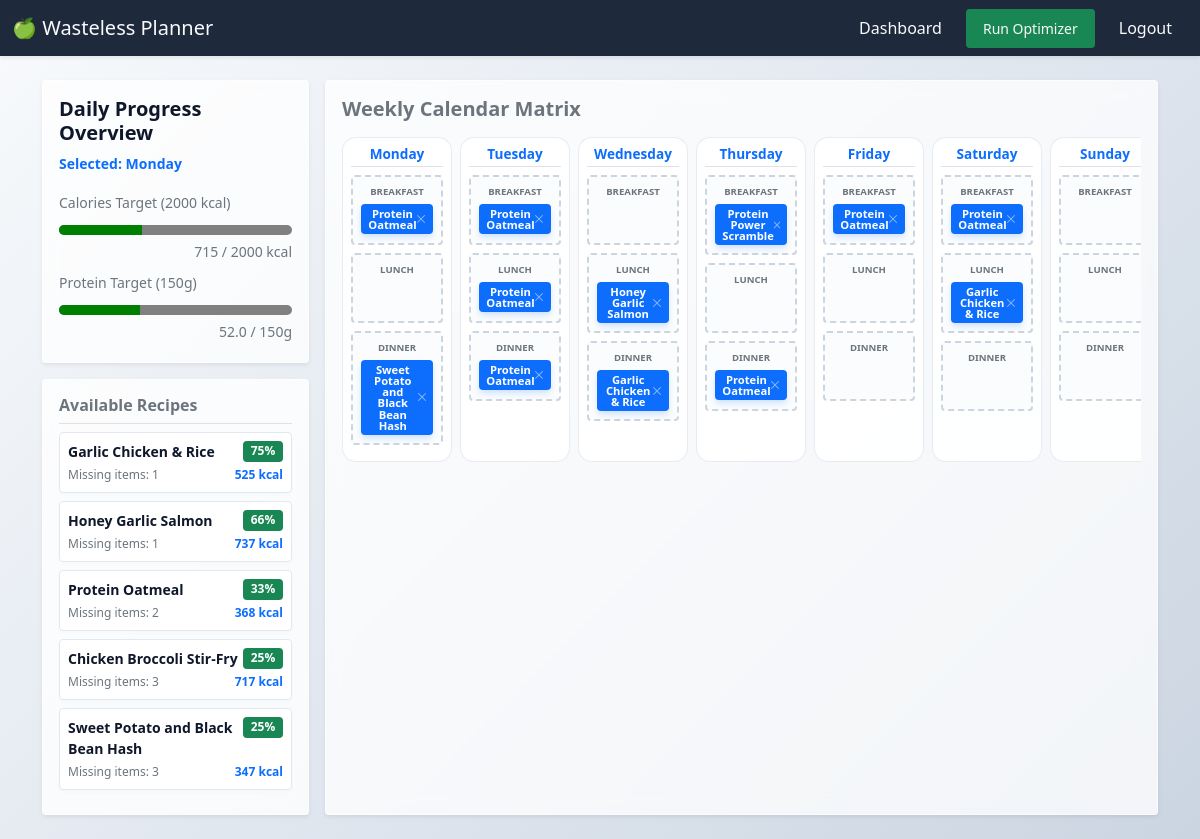
The app's page / (signed in), older data.
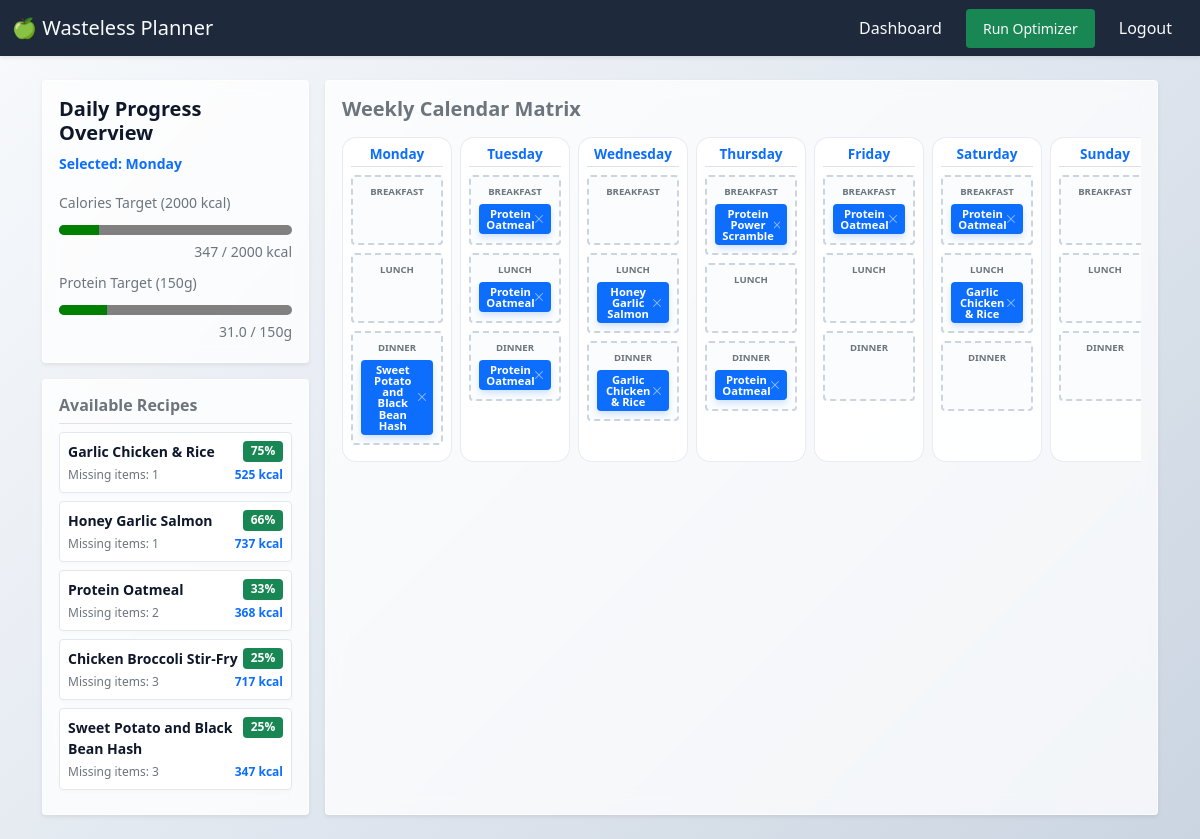
The same page, newer data.
### planner/models.py (models this page shows, shortened)
class Recipe(models.Model):
    title = models.CharField(max_length=200, unique=True)
    instructions = models.TextField()
    prep_time = models.IntegerField(help_text="Time in minutes", validators=[MinValueValidator(1)])
    calories = models.IntegerField(validators=[MinValueValidator(0)], default=0)
    protein = models.DecimalField(max_digits=5, decimal_places=1, default=0.0, help_text="in grams")
    carbs = models.DecimalField(max_digits=5, decimal_places=1, default=0.0, help_text="in grams")
    fat = models.DecimalField(max_digits=5, decimal_places=1, default=0.0, help_text="in grams")
    created_at = models.DateTimeField(auto_now_add=True)

class MealPlan(models.Model):
    MEAL_CHOICES = [
        ('Breakfast', 'Breakfast'),
        ('Lunch', 'Lunch'),
        ('Dinner', 'Dinner'),
    ]
    user = models.ForeignKey(User, on_delete=models.CASCADE, related_name="meal_plans")
    recipe = models.ForeignKey(Recipe, on_delete=models.CASCADE)
    date = models.DateField()
    meal_type = models.CharField(max_length=15, choices=MEAL_CHOICES, default='Dinner')
    class Meta:
        ordering = ['date']
        unique_together = ('user', 'date', 'meal_type')

### planner/views.py (the view)
# urls.py: path('', views.dashboard_view, name='dashboard'),
@login_required
def dashboard_view(request):
    user = request.user
    today = timezone.now().date()
    pantry_items = PantryItem.objects.filter(user=user).select_related('ingredient')
    user_stock = {}
    expiring_items = []
    seen_ingredients = set()
    for item in pantry_items:
        ing_id = item.ingredient.id
        if ing_id not in user_stock:
            user_stock[ing_id] = Decimal("0.00")
        user_stock[ing_id] += item.quantity
        try:
            days_left = item.days_until_expiration()
        except Exception:
            days_left = 99
        if days_left <= 3 and ing_id not in seen_ingredients:
            expiring_items.append(item)
            seen_ingredients.add(ing_id)
    all_recipes = Recipe.objects.prefetch_related('recipe_ingredients__ingredient')
    recommended_recipes = []
    for recipe in all_recipes:
        requirements = recipe.recipe_ingredients.all()
        if not requirements:
            continue
        matched_ingredients = 0
        total_ingredients_count = len(requirements)
        for req in requirements:
            req_ing_id = req.ingredient.id
            if req_ing_id in user_stock and user_stock[req_ing_id] >= req.quantity:
                matched_ingredients += 1
        match_percentage = int((matched_ingredients / total_ingredients_count) * 100)
        if match_percentage >= 25:
            recommended_recipes.append({
                "recipe": recipe,
                "match_percentage": match_percentage,
                "missing_count": total_ingredients_count - matched_ingredients
            })
    recommended_recipes = get_recommended_recipes(request.user)
    calendar_days = [
        {"code": "MON", "name": "Monday"},
        {"code": "TUE", "name": "Tuesday"},
        {"code": "WED", "name": "Wednesday"},
        {"code": "THU", "name": "Thursday"},
        {"code": "FRI", "name": "Friday"},
        {"code": "SAT", "name": "Saturday"},
        {"code": "SUN", "name": "Sunday"},
    ]
    daily_macros = {
        "MON": {"calories": 0, "protein": 0.0},
        "TUE": {"calories": 0, "protein": 0.0},
        "WED": {"calories": 0, "protein": 0.0},
        "THU": {"calories": 0, "protein": 0.0},
        "FRI": {"calories": 0, "protein": 0.0},
        "SAT": {"calories": 0, "protein": 0.0},
        "SUN": {"calories": 0, "protein": 0.0},
    }
    saved_meals = MealPlan.objects.filter(user=user).select_related('recipe')
    day_map = {0: "MON", 1: "TUE", 2: "WED", 3: "THU", 4: "FRI", 5: "SAT", 6: "SUN"}
    for plan in saved_meals:
        code = day_map.get(plan.date.weekday(), "MON")
        plan.date_code = code
        if plan.recipe:
            cals = getattr(plan.recipe, 'calories', 0) or 0
            prot = getattr(plan.recipe, 'protein', 0) or 0
            daily_macros[code]["calories"] += int(cals)
            daily_macros[code]["protein"] += int(prot)
    context = {
        "pantry_items": pantry_items,
        "expiring_items": expiring_items,
        "recommended_recipes": recommended_recipes[:6],  # Constrain UI view window to top 6 hits
        "today": today,
        "calendar_days": calendar_days,
        "saved_meals": saved_meals,
        "daily_macros": daily_macros,
        "mon_cals": daily_macros["MON"]["calories"],
        "mon_prot": daily_macros["MON"]["protein"],
    }
    return render(request, "planner/index.html", context)

### planner/models.py (called while the page is built)
    def days_until_expiration(self):
        delta = self.expiration_date - timezone.now().date()
        return delta.days

### planner/templates/planner/index.html (shortened to what the changed rows need)
{% extends "planner/layout.html" %}
{% block body %}
<div class="d-flex flex-nowrap row g-3">
    <aside class="col-12 col-md-4 col-lg-3" id="macro-summary-panel">
        <div class="card p-3 shadow-sm mb-3">
            <div class="mb-2">
                <label for="calories-progress" class="form-label mb-1 small text-muted">Calories Target (2000 kcal)</label>
                <progress id="calories-progress" class="w-100" value="{{ mon_cals }}" max="2000"></progress>
                <small class="text-muted d-block text-end" id="calories-text-value">{{ mon_cals }} / 2000 kcal</small>
            </div>
            <div class="mb-1">
                <label for="protein-progress" class="form-label mb-1 small text-muted">Protein Target (150g)</label>
                <progress id="protein-progress" class="w-100" value="{{ mon_prot }}" max="150"></progress>
                <small class="text-muted d-block text-end" id="protein-text-value">{{ mon_prot }} / 150g</small>
            </div>
        </div>
        <div class="card p-3 shadow-sm" id="recipe-pool">
            {% if recommended_recipes %}
                {% for item in recommended_recipes %}
                    <div class="recipe-card p-2 mb-2 border rounded bg-light"
                         draggable="true"
                         data-recipe-id="{{ item.recipe.id }}"
                         data-calories="{{ item.recipe.calories }}"
                         data-protein="{{ item.recipe.protein }}"
                         style="cursor: grab;">
                        <div class="d-flex justify-content-between align-items-start">
                            <strong class="text-dark small">{{ item.recipe.title }}</strong>
                            <span class="badge bg-success small">{{ item.match_percentage }}%</span>
                        </div>
                        <div class="text-muted mt-1 d-flex justify-content-between" style="font-size: 0.75rem;">
                            <span>Missing items: {{ item.missing_count }}</span>
                            <span class="text-primary fw-bold">{{ item.recipe.calories }} kcal</span>
                        </div>
                    </div>
                {% endfor %}
            {% else %}
                <p class="text-muted small text-center my-3">No recipe matches found (Min. 25% match required).</p>
            {% endif %}
        </div>
    </aside>
    <section class="col-12 col-md-8 col-lg-9" id="calendar-workspace">
        <div class="card p-3 shadow-sm h-100">
            <h2 class="h5 fw-bold mb-3 text-secondary">Weekly Calendar Matrix</h2>
            <div class="calendar-grid" style="display: grid; grid-template-columns: repeat(7, minmax(110px, 1fr)); gap: 0.5rem; overflow-x: auto;">
                {% for day in calendar_days %}
                <div class="calendar-day-column border rounded p-2 bg-white" data-day-code="{{ day.code }}" data-day-name="{{ day.name }}">
                    <h6 class="text-center text-primary border-bottom pb-1 fw-bold" style="font-size: 0.85rem;">{{ day.name }}</h6>
                    <div class="meal-slot border rounded p-2 my-2 bg-light text-center"
                         data-meal-type="Breakfast"
                         data-current-calories="{% for plan in saved_meals %}{% if plan.date_code == day.code and plan.meal_type == 'Breakfast' %}{{ plan.recipe.calories }}{% endif %}{% endfor %}"
                         data-current-protein="{% for plan in saved_meals %}{% if plan.date_code == day.code and plan.meal_type == 'Breakfast' %}{{ plan.recipe.protein }}{% endif %}{% endfor %}"
                         style="min-height: 70px;">
                        <small class="slot-label text-muted d-block fw-bold" style="font-size: 0.6rem;">BREAKFAST</small>
                        <div class="slot-occupied-zone mt-1">
                            {% for plan in saved_meals %}
                                {% if plan.date_code == day.code and plan.meal_type == "Breakfast" %}
                                    <span class="recipe-card badge bg-primary w-100 py-1 text-wrap d-flex justify-content-between align-items-center"
                                        draggable="true"
                                        data-recipe-id="{{ plan.recipe.id }}"
                                        data-calories="{{ plan.recipe.calories }}"
                                        data-protein="{{ plan.recipe.protein }}"
                                        style="cursor: grab; font-size: 0.7rem;">
                                        <strong class="text-white">{{ plan.recipe.title }}</strong>
                                        <button type="button" class="btn-close btn-close-white remove-meal-btn"
                                                aria-label="Remove"
                                                style="font-size: 0.5rem; padding: 0.2rem; cursor: pointer;"></button>
                                    </span>
                                {% endif %}
                            {% endfor %}
                        </div>
                    </div>
                    <div class="meal-slot border rounded p-2 my-2 bg-light text-center"
                         data-meal-type="Lunch"
                         data-current-calories="{% for plan in saved_meals %}{% if plan.date_code == day.code and plan.meal_type == 'Lunch' %}{{ plan.recipe.calories }}{% endif %}{% endfor %}"
                         data-current-protein="{% for plan in saved_meals %}{% if plan.date_code == day.code and plan.meal_type == 'Lunch' %}{{ plan.recipe.protein }}{% endif %}{% endfor %}"
                         style="min-height: 70px;">
                        <small class="slot-label text-muted d-block fw-bold" style="font-size: 0.6rem;">LUNCH</small>
                        <div class="slot-occupied-zone mt-1">
                            {% for plan in saved_meals %}
                                {% if plan.date_code == day.code and plan.meal_type == "Lunch" %}
                                    <span class="recipe-card badge bg-primary w-100 py-1 text-wrap d-flex justify-content-between align-items-center"
                                        draggable="true"
                                        data-recipe-id="{{ plan.recipe.id }}"
                                        data-calories="{{ plan.recipe.calories }}"
                                        data-protein="{{ plan.recipe.protein }}"
                                        style="cursor: grab; font-size: 0.7rem;">
                                        <strong class="text-white">{{ plan.recipe.title }}</strong>
                                        <button type="button" class="btn-close btn-close-white remove-meal-btn"
                                                aria-label="Remove"
                                                style="font-size: 0.5rem; padding: 0.2rem; cursor: pointer;"></button>
                                    </span>
                                {% endif %}
                            {% endfor %}
                        </div>
                    </div>
                    <div class="meal-slot border rounded p-2 my-2 bg-light text-center"
                         data-meal-type="Dinner"
                         data-current-calories="{% for plan in saved_meals %}{% if plan.date_code == day.code and plan.meal_type == 'Dinner' %}{{ plan.recipe.calories }}{% endif %}{% endfor %}"
                         data-current-protein="{% for plan in saved_meals %}{% if plan.date_code == day.code and plan.meal_type == 'Dinner' %}{{ plan.recipe.protein }}{% endif %}{% endfor %}"
                         style="min-height: 70px;">
                        <small class="slot-label text-muted d-block fw-bold" style="font-size: 0.6rem;">DINNER</small>
                        <div class="slot-occupied-zone mt-1">
                            {% for plan in saved_meals %}
                                {% if plan.date_code == day.code and plan.meal_type == "Dinner" %}
                                    <span class="recipe-card badge bg-primary w-100 py-1 text-wrap d-flex justify-content-between align-items-center"
                                        draggable="true"
                                        data-recipe-id="{{ plan.recipe.id }}"
                                        data-calories="{{ plan.recipe.calories }}"
                                        data-protein="{{ plan.recipe.protein }}"
                                        style="cursor: grab; font-size: 0.7rem;">
                                        <strong class="text-white">{{ plan.recipe.title }}</strong>
                                        <button type="button" class="btn-close btn-close-white remove-meal-btn"
                                                aria-label="Remove"
                                                style="font-size: 0.5rem; padding: 0.2rem; cursor: pointer;"></button>
                                    </span>
                                {% endif %}
                            {% endfor %}
                        </div>
                    </div>
                </div>
                {% endfor %}
            </div>
        </div>
    </section>
</div>
{% endblock %}

Row changes from the older to the newer data that the page shows:
removed MealPlan: recipe "Protein Oatmeal", shown under "Monday"
Text that changed along with them:
{{ mon_cals }}: 715 → 347 (drawn)
{{ mon_cals }}: "715" → "347"
{{ mon_prot }}: 52.0 → 31.0 (drawn)
{{ mon_prot }}: "52.0" → "31.0"
